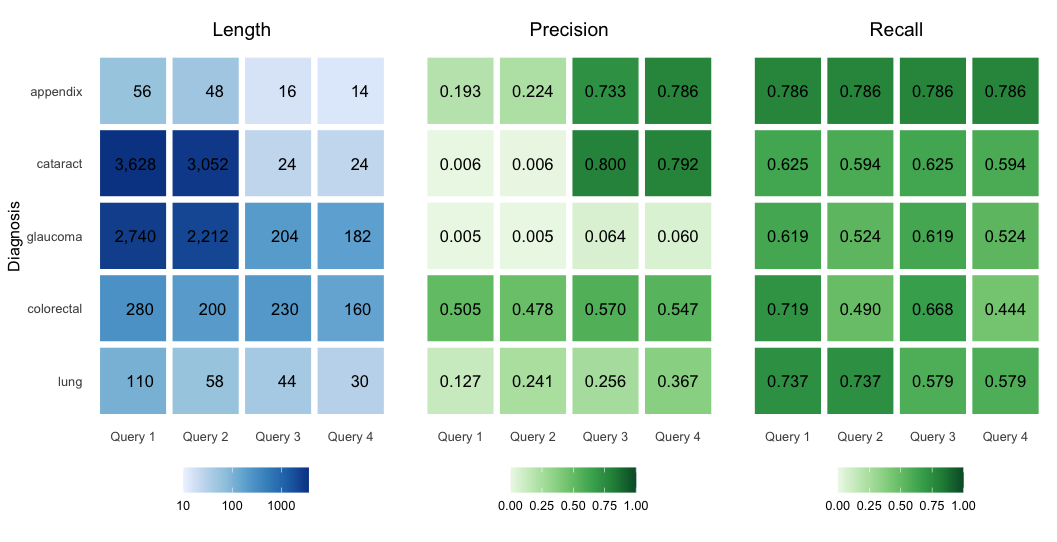

Generate this figure with R:
library(tidyverse)
library(magrittr)
library(ggplot2)
library(RColorBrewer)
library(reshape2)
library(patchwork)

matrix_length = read.csv('../visualisation/stats/length_matrix.csv') %>% melt() %>% mutate(variable = gsub('\\.',  ' ', matrix_length$variable) )
matrix_precision = read.csv('../visualisation/stats/precision_matrix.csv') %>% melt() %>% mutate(variable = gsub('\\.',  ' ', matrix_length$variable) )
matrix_recall = read.csv('../visualisation/stats/recall_matrix.csv') %>% melt() %>% mutate(variable = gsub('\\.',  ' ', matrix_length$variable) )
  
factor_levels <- c('lung','colorectal','glaucoma','cataract','appendix')
matrix_length$X <- factor(matrix_length$X, levels = factor_levels)
matrix_precision$X <- factor(matrix_precision$X, levels = factor_levels)
matrix_recall$X <- factor(matrix_recall$X, levels = factor_levels)

plot_theme <- theme(
  axis.line = element_blank(),
  panel.grid.major = element_blank(),
  panel.grid.minor = element_blank(),
  panel.border = element_blank(),
  panel.background = element_blank(),
  legend.position='bottom',
  legend.title=element_blank(),
  axis.title.x = element_blank(),
  axis.ticks.x = element_blank(),
  axis.ticks.y = element_blank(),
  plot.margin=unit(c(0,0,0,0),"cm"),
  plot.title = element_text(hjust = 0.5)
  )

plot1 <- ggplot(matrix_length, aes(variable, X, fill=value)) + 
  geom_tile(color = "white",
            lwd = 2,
            linetype = 1) + 
  scale_fill_distiller(
    palette = ("Blues"),
    direction=1, 
    trans='log', 
    breaks=c(1,10,100,1000),
    limits=c(10,max(matrix_length$value))
  ) + coord_equal() +
  geom_text( 
    aes(
      label = str_pad(scales::comma(value,2), 6)), 
      color = "black", 
      size = 4, 
      hjust=0.5
    ) + 
  plot_theme + ylab('Diagnosis') +
  ggtitle('Length')


plot2 <- ggplot(matrix_precision, aes(variable, X, fill=value)) + 
  geom_tile(color = "white",
            lwd = 2,
            linetype = 1) + 
  scale_fill_distiller(
    palette = ("Greens"),
    direction=1, 
    limits=c(0,1)
  ) + coord_equal() +
  geom_text( 
    aes( 
      label = format(round(value,3))
    ),
    color = 'black', 
    size = 4, 
    hjust=0.5
  ) +
  plot_theme + theme(axis.text.y=element_blank()) + ylab('') +
  ggtitle('Precision')

plot3 <- ggplot(matrix_recall, aes(variable, X, fill=value)) + 
  geom_tile(color = "white",
            lwd = 2,
            linetype = 1) + 
  scale_fill_distiller(
    palette = ("Greens"),
    direction=1, 
    limits=c(0,1)
  ) + coord_equal() +
  geom_text( 
    aes(
      label = format(round(value,3))
    ), 
    color = "black", 
    size = 4, 
    hjust=0.5
  ) +
  plot_theme + theme(axis.text.y=element_blank()) + ylab('')+
  ggtitle('Recall')





plot1 + plot2 + plot3
